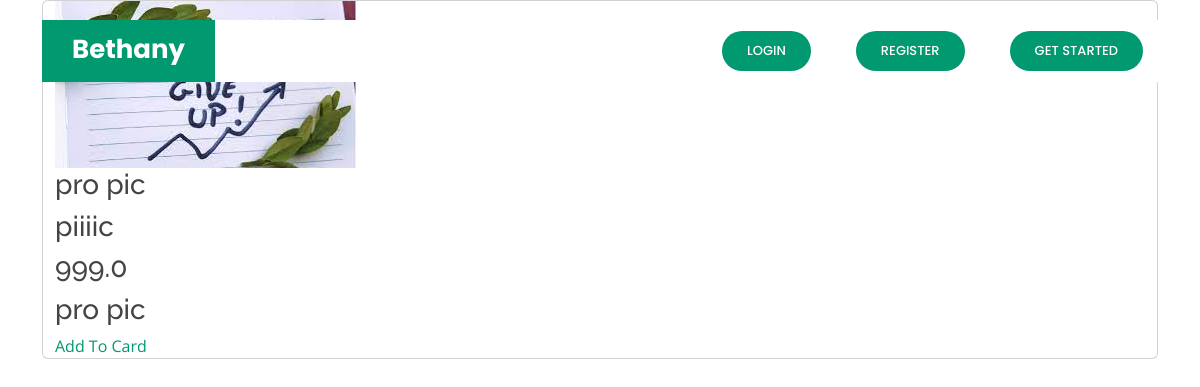
/product_desc/4, run on the app's committed database.
### core/models.py (models this page shows, shortened)
class Product(models.Model):
    name = models.CharField(max_length=100)
    category = models.ForeignKey('Category', on_delete=models.CASCADE)
    desc = models.TextField()
    price = models.FloatField(default=0.0)
    product_available_count = models.IntegerField(default=0)
    img = models.ImageField(upload_to='images/')  # , default='images/pic1.jpg')

### core/views.py (the view)
# urls.py: path('product_desc/<int:pk>', views.product_dec, name='product_desc'),
def product_dec(request, pk):
    product = Product.objects.get(pk=pk)
    return render(request, 'core/product_desc.html', {'product': product})

### templates/core/product_desc.html (shortened to what this page needs)
<!DOCTYPE html>
{% load static %}
{% load card_template_tag %}
<html lang="en">
<head>
  <link href="{% static 'vendor/aos/aos.css' %}" rel="stylesheet">
  <link href="{% static 'vendor/bootstrap/css/bootstrap.min.css' %}" rel="stylesheet">
  <link href="{% static 'vendor/bootstrap-icons/bootstrap-icons.css' %}" rel="stylesheet">
  <link href="{% static  'vendor/boxicons/css/boxicons.min.css' %}" rel="stylesheet">
  <link href="{% static 'vendor/glightbox/css/glightbox.min.css' %}" rel="stylesheet">
  <link href="{% static 'vendor/remixicon/remixicon.css' %}" rel="stylesheet">
  <link href="{% static 'vendor/swiper/swiper-bundle.min.css' %}" rel="stylesheet">
  <link href="{% static 'css/style.css' %}" rel="stylesheet">
</head>
  <header id="header" class="fixed-top d-flex align-items-center">
    <div class="container">
      <div class="header-container d-flex align-items-center justify-content-between">
        <div class="logo">
          <h1 class="text-light"><a href="index.html"><span>Bethany</span></a></h1>
        </div>
        <nav id="navbar" class="navbar">
          <ul>
                          {% if user.is_authenticated %}
            <li><a class="nav-link scrollto active" href="{% url 'index' %}">Home</a></li>
            <li><a class="nav-link scrollto active" href="{% url 'orderlist' %}">card&nbsp;</a>
             <div style="color: red">{{ request.user| card_item_count }}</div>
            </li>
                   {% if user.is_superuser %}
              <li><a class="nav-link scrollto active" href="{% url 'add_product' %}">Add Product</a></li>
                  {% endif %}
                       <li><a class="nav-link scrollto active" href="#hero">welcom {{ user.username }}</a></li>
                  <li><a class="getstarted scrollto" href="{% url 'user_logout' %} ">logout</a></li>
               {% else %}
              <li><a class="getstarted scrollto" href="{% url 'user_login' %}">login</a></li>
              <li><a class="getstarted scrollto" href="{% url 'user_register' %}">register</a></li>
              {% endif %}
            <li><a class="getstarted scrollto" href="#about">Get Started</a></li>
 </ul>
        </nav>
      </div>
    </div>
  </header>
<body class="container">
<div class="card">
    <div class="container-fluid">
        <div class="wrapper row ">
            <div class="preview col-md-6">
                <div class="preview-pic tab-content">
                    <div class="tab-pane active" id="pic-1">
                        <img src="{{ product.img.url }}">
                    </div>
                    <div class="detail col-md-6">
                        <h3>{{ product.name }}</h3>
                        <h3>{{ product.desc}}</h3>
                        <h3>{{ product.price }}</h3>
                        <h3>{{ product.name }}</h3>
                    </div>
                    <div class="action">
                        <a href="{% url 'add_to_card' product.pk %}">Add To Card</a>
                    </div>
                </div>
            </div>
        </div>
    </div>
</div>
</body>
</html>

### static/css/style.css (style rules this page uses)
body { font-family: "Open Sans", sans-serif; color: #444444; }
a { color: #009970; text-decoration: none; }
h1, h2, h3, h4, h5, h6 { font-family: "Raleway", sans-serif; }
#header { transition: all 0.5s; z-index: 997; transition: all 0.5s; top: 20px; }
#header .header-container { background: #fff; }
#header .logo { overflow: hidden; padding: 16px 30px 12px 30px; background: #009970; }
#header .logo h1 { font-size: 26px; padding: 0; line-height: 1; font-weight: 700; font-family: "Poppins", sans-serif; }
#header .logo h1 a, #header .logo h1 a:hover { color: #fff; text-decoration: none; }
.navbar { padding: 0; }
.navbar ul { margin: 0; padding: 0; display: flex; list-style: none; align-items: center; }
.navbar li { position: relative; }
.navbar a, .navbar a:focus { display: flex; align-items: center; justify-content: space-between; padding: 10px 0 10px 30px; color: #36343a; transition: 0.3s; font-size: 13px; font-weight: 500; text-transform: uppercase; font-family: "Poppins", sans-serif; white-space: nowrap; transition: 0.3s; }
.navbar .getstarted, .navbar .getstarted:focus { background: #009970; padding: 10px 25px; margin-left: 30px; margin-right: 15px; border-radius: 50px; color: #fff; }

### data on the page
Product: img (picture), name "pro pic", desc "piiiic", price "999.0"
